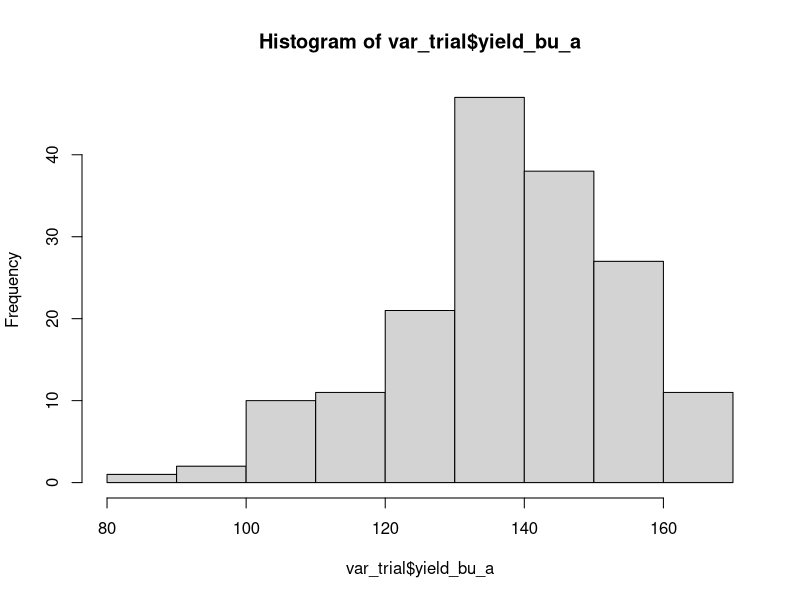

Here is the R script that generated this plot: (Note: this script raises an error after producing the figure.)
## ---- chunk 1
library(lme4); library(lmerTest); library(emmeans)
library(dplyr)
## ---- chunk 2
library(dplyr)
#library(multilevelmod); library(broom)
## ---- chunk 3
var_trial <- read.csv(here::here("data", "aberdeen2015.csv"))
## ---- chunk 4
str(var_trial)
## ---- chunk 5
var_trial$block <- as.character(var_trial$block)
## ---- chunk 6
table(var_trial$variety, var_trial$block)
## ---- chunk 7
apply(var_trial, 2, function(x) sum(is.na(x)))
## ---- chunk 8
hist(var_trial$yield_bu_a)
## ---- chunk 9
model_rcbd <- lmer(yield_bu_a ~ variety + (1|block),
                   data = var_trial, 
                   na.action = na.exclude)
## ---- chunk 10
tidy_rcbd <- linear_reg() %>% 
  set_engine("lmer", random = ~ 1|block) %>%
  fit(yield_bu_a ~ variety, data = var_trial)
## ---- chunk 11
my_formula <- formula(Y ~ treatment1 + treatment2)
class(my_formula)
## ---- chunk 12
plot(model_rcbd)
## ---- chunk 13
qqnorm(resid(model_rcbd)); qqline(resid(model_rcbd))
## ---- chunk 14
rcbd_emm <- emmeans(model_rcbd, ~ variety)
as.data.frame(rcbd_emm) %>% arrange(desc(emmean))
## ---- chunk 15
anova(model_rcbd)
